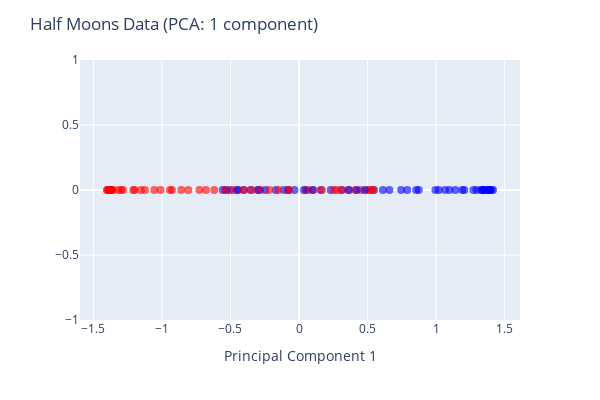

The cell this chart's notebook holds for it:
### Code cell
# Projecting the transformed data into the first component space
figM1 = px.scatter(x=dataM[:, 0], y=np.zeros_like(dataM[:, 0]), 
                   color=ym, color_continuous_scale='bluered')
figM1.update_traces(marker=dict(size=8, opacity=0.6))
figM1.update_layout(coloraxis_showscale=False, 
                    width=600, height=400, 
                    xaxis_title='Principal Component 1', yaxis_title='', 
                    title='Half Moons Data (PCA: 1 component)')
figM1.show()

### Figure 1 — Plotly figure (JSON) as saved in the notebook; plotly's stock layout.template omitted (floating-point values rounded to 4 significant figures)
{"data": [{"hovertemplate": "x=%{x}<br>y=%{y}<br>color=%{marker.color}<extra></extra>", "legendgroup": "", "marker": {"color": [0, 1, 0, 1, 1, 1, 0, 1, 1, 1, 1, 1, 1, 0, 0, 0, 0, 0, 0, 0, 0, 1, 0, 1, 0, 0, 0, 1, 1, 1, 1, 1, 1, 1, 1, 0, 0, 1, 1, 1, 0, 1, 0, 0, 0, 0, 0, 0, 0, 0, 1, 1, 0, 0, 0, 1, 0, 0, 0, 1, 0, 0, 1, 1, 1, 1, 0, 1, 0, 1, 0, 0, 0, 1, 1, 1, 0, 1, 1, 1, 0, 0, 1, 0, 0, 1, 1, 0, 1, 1, 1, 0, 0, 1, 0, 1, 1, 1, 0, 0], "coloraxis": "coloraxis", "opacity": 0.6, "size": 8, "symbol": "circle"}, "mode": "markers", "name": "", "orientation": "v", "showlegend": false, "type": "scatter", "x": [0.7893, -1.284, -0.5032, 0.4097, -0.7261, -1.397, 0.1573, -0.6182, 0.4494, -1.384, 0.4957, -1.4, -0.9264, -0.03334, -0.3029, 1.019, 0.5466, 0.6592, 1.14, -0.2927, 1.386, 0.0635, -0.4535, -0.4816, 1.378, 1.351, -0.3536, -1.368, -1.124, -0.8073, 0.1672, -1.01, -1.365, -0.2835, 0.5301, 0.8544, 0.3086, 0.3653, 0.04902, -0.6788, -0.5571, 0.1047, 1.383, 1.384, -0.4444, 0.09733, 0.2307, 1.345, 1.328, -0.4015, -1.357, 0.255, -0.532, 1.19, 0.8733, 0.5383, -0.1108, 1.205, 0.6116, 0.5143, -0.1701, 1.064, -0.15, 0.3178, -0.9412, -1.208, 1.097, -1.2, 0.03628, -1.372, 0.3612, 0.9947, 1.348, -1.388, -1.376, -0.3466, 0.4214, -1.385, -0.5387, -0.859, 0.7447, 1.295, -1.055, 1.393, 1.336, -0.0794, 0.276, -0.07851, -1.32, -0.4061, -1.297, 1.272, 0.4793, -1.154, -0.2463, -1.375, -0.2186, -0.07403, 1.404, 1.415], "xaxis": "x", "y": [0, 0, 0, 0, 0, 0, 0, 0, 0, 0, 0, 0, 0, 0, 0, 0, 0, 0, 0, 0, 0, 0, 0, 0, 0, 0, 0, 0, 0, 0, 0, 0, 0, 0, 0, 0, 0, 0, 0, 0, 0, 0, 0, 0, 0, 0, 0, 0, 0, 0, 0, 0, 0, 0, 0, 0, 0, 0, 0, 0, 0, 0, 0, 0, 0, 0, 0, 0, 0, 0, 0, 0, 0, 0, 0, 0, 0, 0, 0, 0, 0, 0, 0, 0, 0, 0, 0, 0, 0, 0, 0, 0, 0, 0, 0, 0, 0, 0, 0, 0], "yaxis": "y"}], "layout": {"coloraxis": {"colorbar": {"title": {"text": "color"}}, "colorscale": [[0, "rgb(0,0,255)"], [1, "rgb(255,0,0)"]], "showscale": false}, "height": 400, "legend": {"tracegroupgap": 0}, "margin": {"t": 60}, "title": {"text": "Half Moons Data (PCA: 1 component)"}, "width": 600, "xaxis": {"anchor": "y", "domain": [0, 1], "title": {"text": "Principal Component 1"}}, "yaxis": {"anchor": "x", "domain": [0, 1], "title": {"text": ""}}}}
